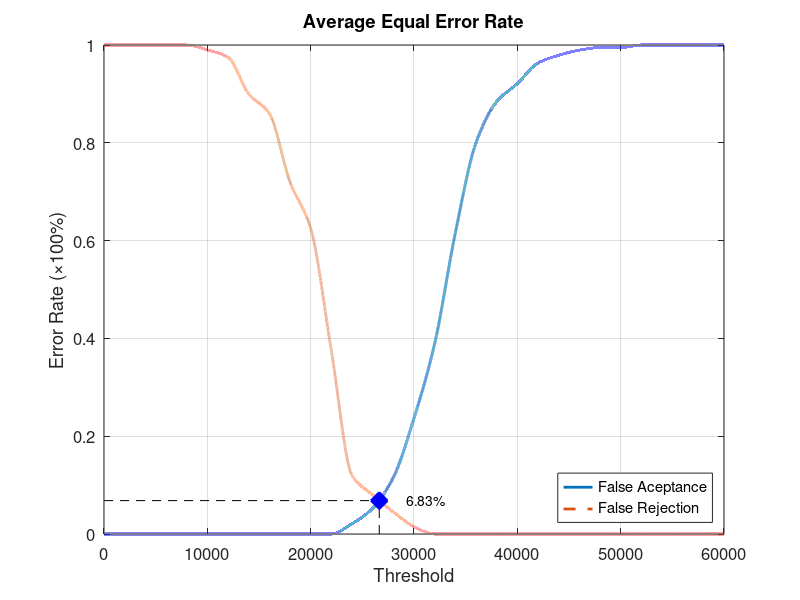
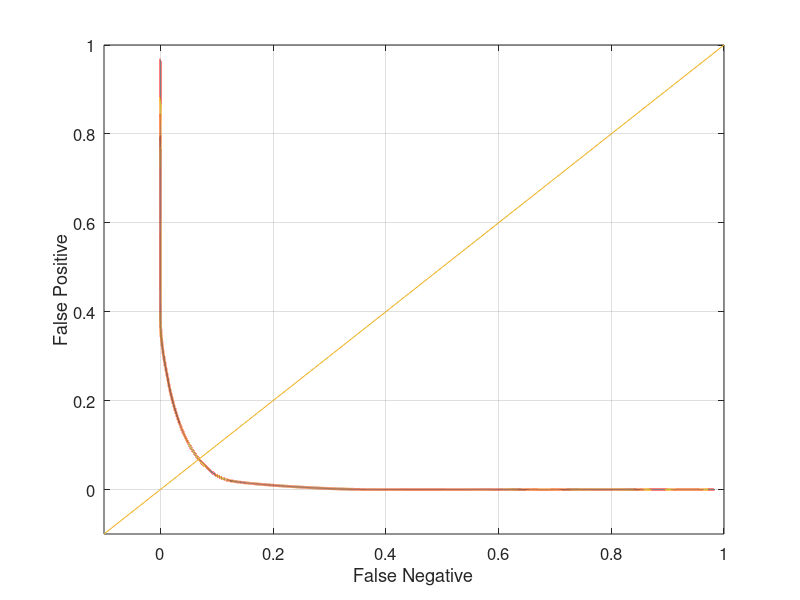

Source code (MATLAB) for these figures, in order:
function yEER = Database2_2
close all;
clear;
clc;
x = 0:2000:60000;
xq = 0:0.5:60000;

y0 = [0 0 0 0 0 0 0 0 0 0 0 0 0.0210526 0.0526316 0.115789 0.236842 0.389474 0.615789 0.8 0.884211 0.921053 0.963158 0.978947 0.989474 0.994737 0.994737 1 1 1 1 1];
yy0 = interp1(x, y0, xq, 'pchip');
y1 = [1 1 1 1 1 0.99 0.975 0.9 0.86 0.72 0.625 0.375 0.12 0.08 0.045 0.015 0 0 0 0 0 0 0 0 0 0 0 0 0 0 0];
yy1 = interp1(x, y1, xq, 'pchip');

% Calculating EER: 
y2 = abs(y0 - y1);
find(y2 == min(y2))
yy2 = abs(yy0 - yy1);
xEER = find(yy2 == min(yy2));
xEERIndex = xq(xEER) % X-axis EER
yEER = yy0(xEER) % Y-axis EER

main = figure
plot(xq, yy0,'-','LineWidth', 2);	hold on
plot(xq, yy1,'--','LineWidth', 2);	hold on
plot([xEERIndex xEERIndex], [0 yEER], 'k--');	hold on
plot([0 xEERIndex], [yEER yEER], 'k--');	hold on
plot(xEERIndex, yEER, 'bx', 'LineWidth', 10);	hold on
text(xEERIndex + 10 * xEERIndex / 100, yEER, [num2str(round((10000 * yEER)) / 100) '%'])
legend('False Aceptance', 'False Rejection', 'Location', 'SouthEast')
xlabel('Threshold')
ylabel('Error Rate (\times100%)')
title('Average Equal Error Rate')
set(gca, 'FontSize', 12)
axis([0 60000 0 1])
grid on

print(main, 'Database2_2Main', '-dpng');
FNRxFPR = figure('Color', [1 1 1]);
plot(yy1, yy0, '-', yy1, yy0, 'LineWidth', 2);
hold on
y = -0.1:0.1:1
plot(y, y); 
set(gca, 'FontSize', 12)
xlabel('False Negative')
ylabel('False Positive')
axis([-0.1 1 -0.1 1])
set(gca, 'FontSize', 12)
grid on

print(FNRxFPR, 'Database2_2FNRxFPR','-dpng');
end
